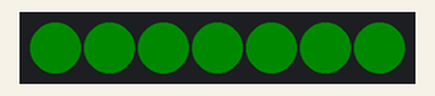
Simulated run of this sketch. Board: Arduino Uno, built with avr-gcc and run on an emulated ATmega328P. Parts: 7 RGB LEDs in strip order, left to right. Dim RGB values are drawn brighter than linear; the strip is taken to match the declared colour order.

Above: at 0.17 s.
At 11.5 s:
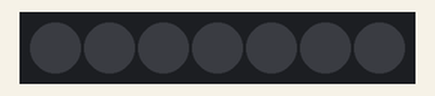
At 12.79 s:
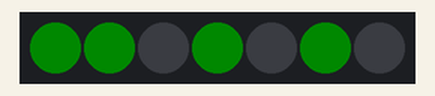
Timing chart, 0 to 130.0 s (numbered marks = the images above):
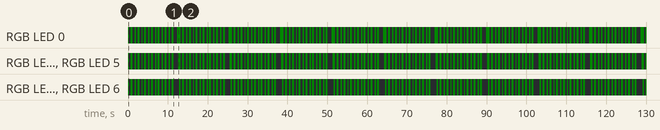

The sketch:

neopixelJewelProj.ino
```cpp
#include <Adafruit_NeoPixel.h>

#define ARDUINO_PIN_NUMBER 6
#define NUM_JEWEL_PIXELS 7

// initialize neopixel jewel object
Adafruit_NeoPixel jewel = Adafruit_NeoPixel(NUM_JEWEL_PIXELS, ARDUINO_PIN_NUMBER, NEO_RGBW + NEO_KHZ800);

// colors
const uint32_t RED = jewel.Color(0, 255, 0);
const uint32_t GREEN = jewel.Color(255, 0, 0);
const uint32_t BLUE = jewel.Color(0, 0, 255);
const uint32_t PINK = jewel.Color(79, 236, 100);
const uint32_t YELLOW = jewel.Color(255, 255, 0);
const uint32_t WHITE = jewel.Color(255, 255, 255);
const uint32_t ORANGE = jewel.Color(165, 255, 0);
const uint32_t PURPLE = jewel.Color(44, 91, 86);
const uint32_t PORTERLILAC = jewel.Color(0, 75, 130);
const uint32_t VIOLET = jewel.Color(130, 238, 238);
const uint32_t OFF = 0;
// add more colors here!
// use http://www.colorpicker.com/ to find RGB values for a color using a color wheel
// use http://cloford.com/resources/colours/500col.htm to find the RGB values for a color by name

// jewel "frame" states
const uint32_t ALL_OFF[7] = {OFF, OFF, OFF, OFF, OFF, OFF, OFF};
const uint32_t RAINBOW[7] = {VIOLET, RED, ORANGE, YELLOW, GREEN, BLUE, PORTERLILAC};
// add more frame states here!

void setup() {
  jewel.begin();
  jewel.show(); // initialize all pixels to 'off'
}

void loop() {
  // experiment with the brightness value here!
  // you can also tinker with different brightness values in your animations
  jewel.setBrightness(10);
  //setPixelsSingleColor(PORTERLILAC);
  // call your animations here!
  //  allBlink(ORANGE, 250);
  // setPixelColors(RAINBOW, 250);
  // heartBlink(RED, 200);
  // heartBlink(RED, 350);
 /* heartbeat(RED, 350, 500);
  explosion(PORTERLILAC);
  /* */
  explodingHeart();
}

// -------------------------------------------------------------------------------------
// I. Warm up

// 1. Turn all pixels the color that was passed in
void setPixelsSingleColor(uint32_t color) {
  jewel.setPixelColor(0, color);
  jewel.setPixelColor(1, color);
  jewel.setPixelColor(2, color);
  jewel.setPixelColor(3, color);
  jewel.setPixelColor(4, color);
  jewel.setPixelColor(5, color);
  jewel.setPixelColor(6, color);
  jewel.show();
  delay(250);
}

// 2. Make all the pixels blink once
void allBlink(uint32_t color, long delayTimeInMs) {
  jewel.setPixelColor(0, color);
  jewel.setPixelColor(1, color);
  jewel.setPixelColor(2, color);
  jewel.setPixelColor(3, color);
  jewel.setPixelColor(4, color);
  jewel.setPixelColor(5, color);
  jewel.setPixelColor(6, color);
  jewel.show();
  delay(delayTimeInMs);
}

// -------------------------------------------------------------------------------------
// II. Utility Function

// 1. Display a single frame of an animation (this utility function will be useful for building more complicated animations)
//    - set all of the colors on the neopixel using the colors parameter
//    - pause for the amount of time given by the delayTimeInMs parameter
void setPixelColors(const uint32_t color[], long delayTimeInMs) {
  jewel.setPixelColor(0, color[0]);
  jewel.setPixelColor(1, color[1]);
  jewel.setPixelColor(2, color[2]);
  jewel.setPixelColor(3, color[3]);
  jewel.setPixelColor(4, color[4]);
  jewel.setPixelColor(5, color[5]);
  jewel.setPixelColor(6, color[6]);
  jewel.show();
  delay(delayTimeInMs);
  jewel.setPixelColor(0, OFF);
  jewel.setPixelColor(1, OFF);
  jewel.setPixelColor(2, OFF);
  jewel.setPixelColor(3, OFF);
  jewel.setPixelColor(4, OFF);
  jewel.setPixelColor(5, OFF);
  jewel.setPixelColor(6, OFF);
  jewel.show();
  delay(delayTimeInMs);
}

// -------------------------------------------------------------------------------------
// III. Heartbeat

// 1. Display a heart shape with the pixels and make them blink once
void heartBlink(uint32_t color, long delayTimeInMs) {
  jewel.setPixelColor(0, color);
  jewel.setPixelColor(1, color);
  jewel.setPixelColor(2, color);
  jewel.setPixelColor(3, color);
  jewel.setPixelColor(4, color);
  jewel.setPixelColor(5, color);
  jewel.setPixelColor(6, color);
  jewel.show();
  delay(delayTimeInMs);
  jewel.setPixelColor(0, OFF);
  jewel.setPixelColor(1, OFF);
  jewel.setPixelColor(2, OFF);
  jewel.setPixelColor(3, OFF);
  jewel.setPixelColor(4, OFF);
  jewel.setPixelColor(5, OFF);
  jewel.setPixelColor(6, OFF);
  jewel.show();
  delay(delayTimeInMs);
}

// 2. Use the heartBlink() function to simulate a heartbeat
//    - two beats each lasting a third of the given delay time
//    - pause for the full delay time
void heartbeat(uint32_t color, long delayTimeInMs, long secondHeartBeat) {
  heartBlink(color, delayTimeInMs);
  heartBlink(color, secondHeartBeat);
}


// -------------------------------------------------------------------------------------
// IV. Explosion!

// 1. Blink the center pixel to animate the initial part of an explosion
void centerBlink(uint32_t color, long delayTimeInMs) {
  jewel.setPixelColor(0, color);
  delay(delayTimeInMs);
  jewel.show();
  //500
}

// 2. Make the pixels blink alternately to animate the end of the explosion
//    - blink 3 alternating pixels on the outer ring, once
//    - blink the remaining 3 pixels on the outer ring and the middle pixel, once
void alternateBlink(uint32_t color, long delayTimeInMs) {
  jewel.setPixelColor(1, color);
  jewel.setPixelColor(3, color);
  jewel.setPixelColor(5, color);
  delay(delayTimeInMs);
  jewel.show();
  jewel.setPixelColor(2, color);
  jewel.setPixelColor(4, color);
  jewel.setPixelColor(6, color);
  delay(delayTimeInMs);
  jewel.show();
  jewel.setPixelColor(0, OFF);
  jewel.setPixelColor(1, OFF);
  jewel.setPixelColor(2, OFF);
  jewel.setPixelColor(3, OFF);
  jewel.setPixelColor(4, OFF);
  jewel.setPixelColor(5, OFF);
  jewel.setPixelColor(6, OFF);
  //250
}

// 3. Use centerBlink() and alternateBlink() to create an explosion animation!
void explosion(uint32_t color) {
  centerBlink(color, 500);
  alternateBlink(color, 250);
}


// -------------------------------------------------------------------------------------
// V. Create an exploding heart animation!
//heartbeat(uint32_t color, long 1stHeartBeat, long secondHeartBeat)
//explosion(uint32_t color)
int n = 350;
void explodingHeart() {
  for(int i = 0; i<7;i++){
  heartbeat(RED, 350, 500);
  n = n-50;
  if(n==0){
    explosion(RED);
    n=350;
  }
}

}
// Use your heartbeat() and explosion() functions in the main execution loop to create
// a heartbeat that increases in tempo until it explodes!


// -------------------------------------------------------------------------------------
// Other things to try

// Tinker with your animations:
// - experiment with changing brightness values during your animations!
// - try modifying the speeds of your animations
// - mix and match different animations in the main execution loop()

// Create your own animations!! Here are some ideas:
// - blink a single pixel all the way around the ring of the jewel
// - do the 'wave': blink 2 adjacent pixels on the outside, then the 3 next to them, and then the 2 on the opposite side.
// - tricolor wave: same as the wave function above, but with 3 colors that wrap after they move through the jewel to the other side.
// - rotate the RAINBOW array (or an array defined with your colors of choice) around the jewel ring (hint: the modulo operator helps!)
```

Measured:
- by itself, RGB LED 0: off → RGB(0, 10, 0) at 0.00 s, → off 0.35 s later, → RGB(0, 10, 0) 0.35 s later, → off 0.50 s later, … (283 changes in this stretch)
- by itself, RGB LED 1, RGB LED 3, RGB LED 5: off → RGB(0, 10, 0) at 0.00 s, → off 0.35 s later, → RGB(0, 10, 0) 0.35 s later, → off 0.50 s later, … (283 changes in this stretch)
- by itself, everything shown: repeats every 12.9 s, in 30 steps
- what the display in image 1 shows lasts 1.0 s, from 11.4 s to 12.4 s
